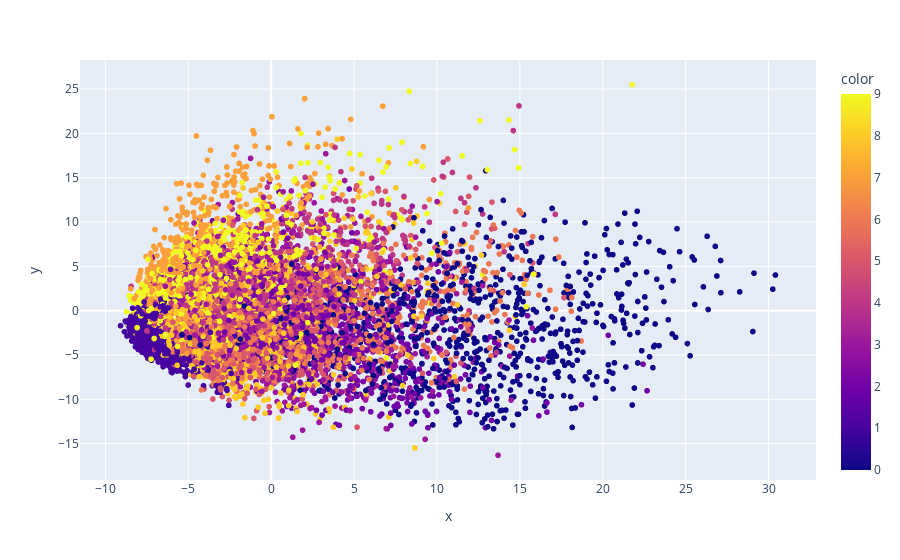

This figure's notebook cell:
### Code cell
import plotly.express as px
px.scatter(x=X_train_trf[:,0],y=X_train_trf[:,1],color=y_train)

### Figure 1 — Plotly figure (JSON) as saved in the notebook; plotly's stock layout.template omitted (floating-point values rounded to 4 significant figures; data arrays with more than 128 entries replaced by an {"elided": "..."} marker saying what was removed)
{"data": [{"hovertemplate": "x=%{x}<br>y=%{y}<br>color=%{marker.color}<extra></extra>", "legendgroup": "", "marker": {"color": {"elided": "8400 int values"}, "coloraxis": "coloraxis", "symbol": "circle"}, "mode": "markers", "name": "", "showlegend": false, "type": "scattergl", "x": {"elided": "8400 float values"}, "xaxis": "x", "y": {"elided": "8400 float values"}, "yaxis": "y"}], "layout": {"coloraxis": {"colorbar": {"title": {"text": "color"}}, "colorscale": [[0, "#0d0887"], [0.1111, "#46039f"], [0.2222, "#7201a8"], [0.3333, "#9c179e"], [0.4444, "#bd3786"], [0.5556, "#d8576b"], [0.6667, "#ed7953"], [0.7778, "#fb9f3a"], [0.8889, "#fdca26"], [1, "#f0f921"]]}, "legend": {"tracegroupgap": 0}, "margin": {"t": 60}, "xaxis": {"anchor": "y", "domain": [0, 1], "title": {"text": "x"}}, "yaxis": {"anchor": "x", "domain": [0, 1], "title": {"text": "y"}}}}
